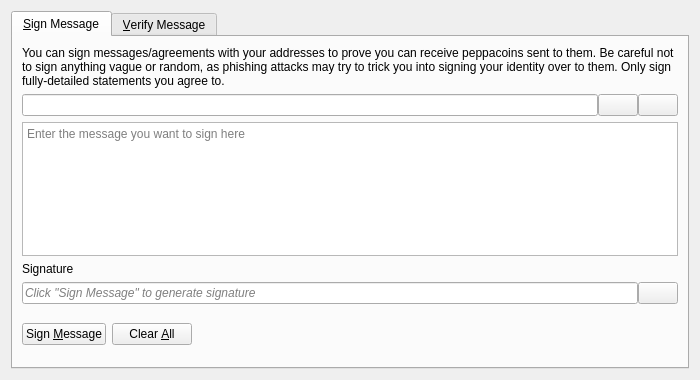
<?xml version="1.0" encoding="UTF-8"?>
<ui version="4.0">
 <class>SignVerifyMessageDialog</class>
 <widget class="QDialog" name="SignVerifyMessageDialog">
  <property name="geometry">
   <rect>
    <x>0</x>
    <y>0</y>
    <width>700</width>
    <height>380</height>
   </rect>
  </property>
  <property name="windowTitle">
   <string>Signatures - Sign / Verify a Message</string>
  </property>
  <property name="modal">
   <bool>true</bool>
  </property>
  <layout class="QVBoxLayout" name="verticalLayout">
   <item>
    <widget class="QTabWidget" name="tabWidget">
     <property name="currentIndex">
      <number>0</number>
     </property>
     <widget class="QWidget" name="tabSignMessage">
      <attribute name="title">
       <string>&amp;Sign Message</string>
      </attribute>
      <layout class="QVBoxLayout" name="verticalLayout_SM">
       <item>
        <widget class="QLabel" name="infoLabel_SM">
         <property name="text">
          <string>You can sign messages/agreements with your addresses to prove you can receive peppacoins sent to them. Be careful not to sign anything vague or random, as phishing attacks may try to trick you into signing your identity over to them. Only sign fully-detailed statements you agree to.</string>
         </property>
         <property name="textFormat">
          <enum>Qt::PlainText</enum>
         </property>
         <property name="wordWrap">
          <bool>true</bool>
         </property>
        </widget>
       </item>
       <item>
        <layout class="QHBoxLayout" name="horizontalLayout_1_SM">
         <property name="spacing">
          <number>0</number>
         </property>
         <item>
          <widget class="QValidatedLineEdit" name="addressIn_SM">
           <property name="toolTip">
            <string>The Peppacoin address to sign the message with</string>
           </property>
          </widget>
         </item>
         <item>
          <widget class="QPushButton" name="addressBookButton_SM">
           <property name="toolTip">
            <string>Choose previously used address</string>
           </property>
           <property name="text">
            <string/>
           </property>
           <property name="icon">
            <iconset resource="../peppacoin.qrc">
             <normaloff>:/icons/address-book</normaloff>:/icons/address-book</iconset>
           </property>
           <property name="shortcut">
            <string>Alt+A</string>
           </property>
           <property name="autoDefault">
            <bool>false</bool>
           </property>
          </widget>
         </item>
         <item>
          <widget class="QPushButton" name="pasteButton_SM">
           <property name="toolTip">
            <string>Paste address from clipboard</string>
           </property>
           <property name="text">
            <string/>
           </property>
           <property name="icon">
            <iconset resource="../peppacoin.qrc">
             <normaloff>:/icons/editpaste</normaloff>:/icons/editpaste</iconset>
           </property>
           <property name="shortcut">
            <string>Alt+P</string>
           </property>
           <property name="autoDefault">
            <bool>false</bool>
           </property>
          </widget>
         </item>
        </layout>
       </item>
       <item>
        <widget class="QPlainTextEdit" name="messageIn_SM">
         <property name="toolTip">
          <string>Enter the message you want to sign here</string>
         </property>
         <property name="placeholderText">
          <string>Enter the message you want to sign here</string>
         </property>
        </widget>
       </item>
       <item>
        <widget class="QLabel" name="signatureLabel_SM">
         <property name="text">
          <string>Signature</string>
         </property>
         <property name="textFormat">
          <enum>Qt::PlainText</enum>
         </property>
        </widget>
       </item>
       <item>
        <layout class="QHBoxLayout" name="horizontalLayout_2_SM">
         <property name="spacing">
          <number>0</number>
         </property>
         <item>
          <widget class="QLineEdit" name="signatureOut_SM">
           <property name="placeholderText">
            <string>Click "Sign Message" to generate signature</string>
           </property>
           <property name="font">
            <font>
             <italic>true</italic>
            </font>
           </property>
           <property name="readOnly">
            <bool>true</bool>
           </property>
          </widget>
         </item>
         <item>
          <widget class="QPushButton" name="copySignatureButton_SM">
           <property name="toolTip">
            <string>Copy the current signature to the system clipboard</string>
           </property>
           <property name="text">
            <string/>
           </property>
           <property name="icon">
            <iconset resource="../peppacoin.qrc">
             <normaloff>:/icons/editcopy</normaloff>:/icons/editcopy</iconset>
           </property>
           <property name="autoDefault">
            <bool>false</bool>
           </property>
          </widget>
         </item>
        </layout>
       </item>
       <item>
        <layout class="QHBoxLayout" name="horizontalLayout_3_SM">
         <item>
          <widget class="QPushButton" name="signMessageButton_SM">
           <property name="toolTip">
            <string>Sign the message to prove you own this Peppacoin address</string>
           </property>
           <property name="text">
            <string>Sign &amp;Message</string>
           </property>
           <property name="icon">
            <iconset resource="../peppacoin.qrc">
             <normaloff>:/icons/edit</normaloff>:/icons/edit</iconset>
           </property>
           <property name="autoDefault">
            <bool>false</bool>
           </property>
          </widget>
         </item>
         <item>
          <widget class="QPushButton" name="clearButton_SM">
           <property name="toolTip">
            <string>Reset all sign message fields</string>
           </property>
           <property name="text">
            <string>Clear &amp;All</string>
           </property>
           <property name="icon">
            <iconset resource="../peppacoin.qrc">
             <normaloff>:/icons/remove</normaloff>:/icons/remove</iconset>
           </property>
           <property name="autoDefault">
            <bool>false</bool>
           </property>
          </widget>
         </item>
         <item>
          <spacer name="horizontalSpacer_1_SM">
           <property name="orientation">
            <enum>Qt::Horizontal</enum>
           </property>
           <property name="sizeHint" stdset="0">
            <size>
             <width>40</width>
             <height>48</height>
            </size>
           </property>
          </spacer>
         </item>
         <item>
          <widget class="QLabel" name="statusLabel_SM">
           <property name="font">
            <font>
             <weight>75</weight>
             <bold>true</bold>
            </font>
           </property>
           <property name="text">
            <string/>
           </property>
           <property name="wordWrap">
            <bool>true</bool>
           </property>
          </widget>
         </item>
         <item>
          <spacer name="horizontalSpacer_2_SM">
           <property name="orientation">
            <enum>Qt::Horizontal</enum>
           </property>
           <property name="sizeHint" stdset="0">
            <size>
             <width>40</width>
             <height>48</height>
            </size>
           </property>
          </spacer>
         </item>
        </layout>
       </item>
      </layout>
     </widget>
     <widget class="QWidget" name="tabVerifyMessage">
      <attribute name="title">
       <string>&amp;Verify Message</string>
      </attribute>
      <layout class="QVBoxLayout" name="verticalLayout_VM">
       <item>
        <widget class="QLabel" name="infoLabel_VM">
         <property name="text">
          <string>Enter the receiver's address, message (ensure you copy line breaks, spaces, tabs, etc. exactly) and signature below to verify the message. Be careful not to read more into the signature than what is in the signed message itself, to avoid being tricked by a man-in-the-middle attack. Note that this only proves the signing party receives with the address, it cannot prove sendership of any transaction!</string>
         </property>
         <property name="textFormat">
          <enum>Qt::PlainText</enum>
         </property>
         <property name="alignment">
          <set>Qt::AlignLeading|Qt::AlignLeft|Qt::AlignTop</set>
         </property>
         <property name="wordWrap">
          <bool>true</bool>
         </property>
        </widget>
       </item>
       <item>
        <layout class="QHBoxLayout" name="horizontalLayout_1_VM">
         <property name="spacing">
          <number>0</number>
         </property>
         <item>
          <widget class="QValidatedLineEdit" name="addressIn_VM">
           <property name="toolTip">
            <string>The Peppacoin address the message was signed with</string>
           </property>
          </widget>
         </item>
         <item>
          <widget class="QPushButton" name="addressBookButton_VM">
           <property name="toolTip">
            <string>Choose previously used address</string>
           </property>
           <property name="text">
            <string/>
           </property>
           <property name="icon">
            <iconset resource="../peppacoin.qrc">
             <normaloff>:/icons/address-book</normaloff>:/icons/address-book</iconset>
           </property>
           <property name="shortcut">
            <string>Alt+A</string>
           </property>
           <property name="autoDefault">
            <bool>false</bool>
           </property>
          </widget>
         </item>
        </layout>
       </item>
       <item>
        <widget class="QPlainTextEdit" name="messageIn_VM">
          <property name="toolTip">
            <string>The signed message to verify</string>
          </property>
          <property name="placeholderText">
            <string>The signed message to verify</string>
          </property>
        </widget>
       </item>
       <item>
        <widget class="QValidatedLineEdit" name="signatureIn_VM">
          <property name="toolTip">
            <string>The signature given when the message was signed</string>
          </property>
          <property name="placeholderText">
            <string>The signature given when the message was signed</string>
          </property>
        </widget>
       </item>
       <item>
        <layout class="QHBoxLayout" name="horizontalLayout_2_VM">
         <item>
          <widget class="QPushButton" name="verifyMessageButton_VM">
           <property name="toolTip">
            <string>Verify the message to ensure it was signed with the specified Peppacoin address</string>
           </property>
           <property name="text">
            <string>Verify &amp;Message</string>
           </property>
           <property name="icon">
            <iconset resource="../peppacoin.qrc">
             <normaloff>:/icons/transaction_0</normaloff>:/icons/transaction_0</iconset>
           </property>
           <property name="autoDefault">
            <bool>false</bool>
           </property>
          </widget>
         </item>
         <item>
          <widget class="QPushButton" name="clearButton_VM">
           <property name="toolTip">
            <string>Reset all verify message fields</string>
           </property>
           <property name="text">
            <string>Clear &amp;All</string>
           </property>
           <property name="icon">
            <iconset resource="../peppacoin.qrc">
             <normaloff>:/icons/remove</normaloff>:/icons/remove</iconset>
           </property>
           <property name="autoDefault">
            <bool>false</bool>
           </property>
          </widget>
         </item>
         <item>
          <spacer name="horizontalSpacer_1_VM">
           <property name="orientation">
            <enum>Qt::Horizontal</enum>
           </property>
           <property name="sizeHint" stdset="0">
            <size>
             <width>40</width>
             <height>48</height>
            </size>
           </property>
          </spacer>
         </item>
         <item>
          <widget class="QLabel" name="statusLabel_VM">
           <property name="font">
            <font>
             <weight>75</weight>
             <bold>true</bold>
            </font>
           </property>
           <property name="text">
            <string/>
           </property>
           <property name="wordWrap">
            <bool>true</bool>
           </property>
          </widget>
         </item>
         <item>
          <spacer name="horizontalSpacer_2_VM">
           <property name="orientation">
            <enum>Qt::Horizontal</enum>
           </property>
           <property name="sizeHint" stdset="0">
            <size>
             <width>40</width>
             <height>48</height>
            </size>
           </property>
          </spacer>
         </item>
        </layout>
       </item>
      </layout>
     </widget>
    </widget>
   </item>
  </layout>
 </widget>
 <customwidgets>
  <customwidget>
   <class>QValidatedLineEdit</class>
   <extends>QLineEdit</extends>
   <header>qt/qvalidatedlineedit.h</header>
  </customwidget>
 </customwidgets>
 <resources>
  <include location="../peppacoin.qrc"/>
 </resources>
 <connections/>
</ui>
